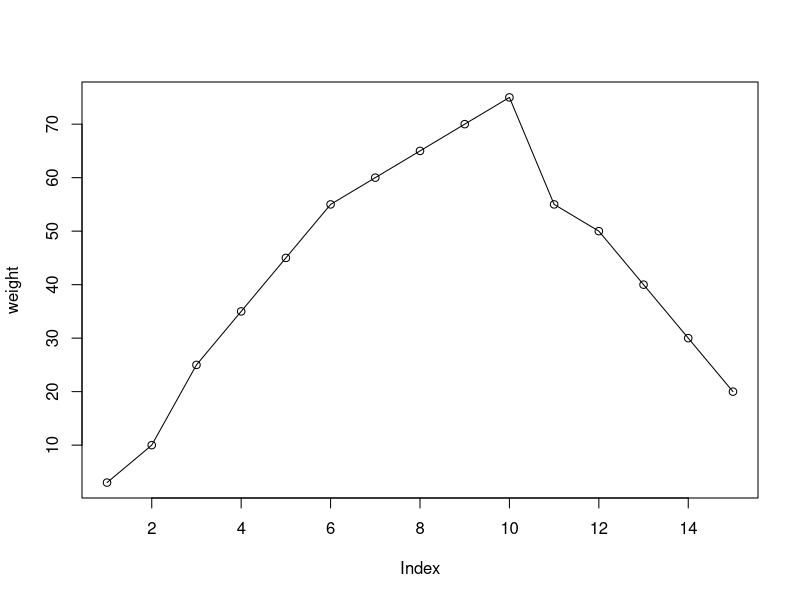
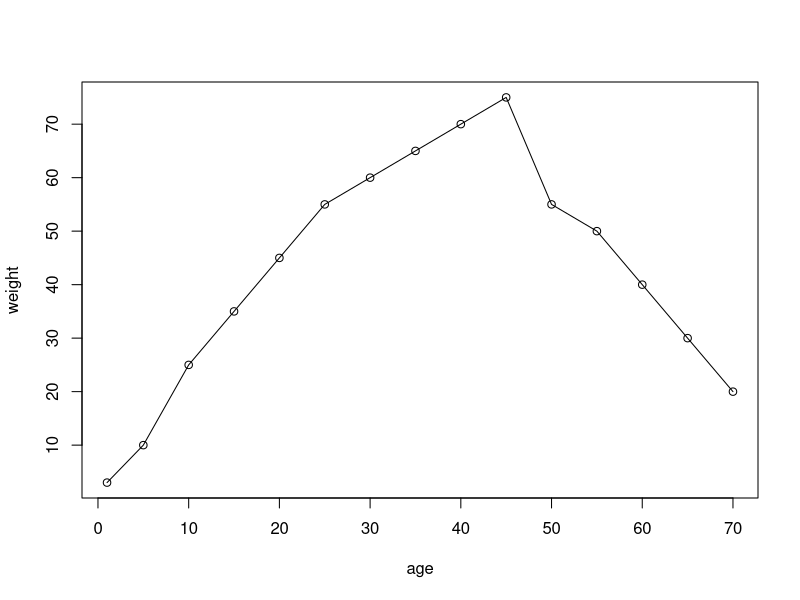
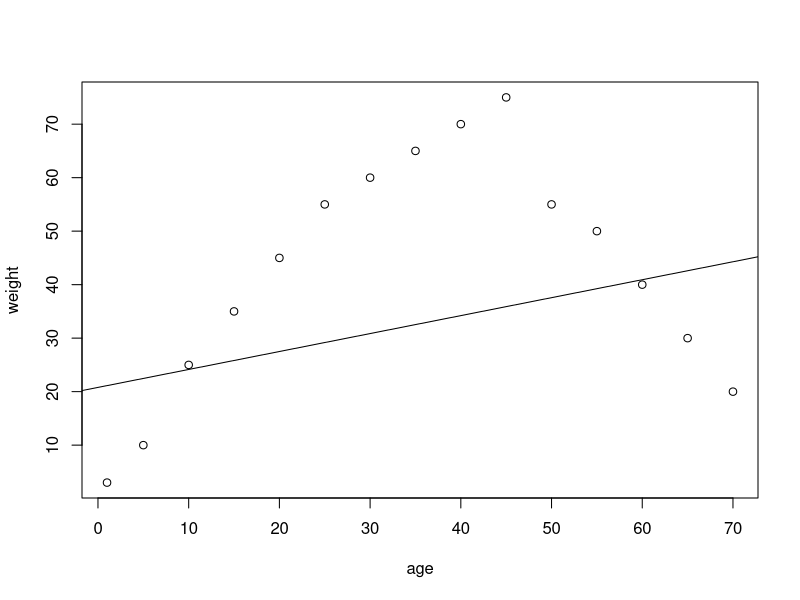
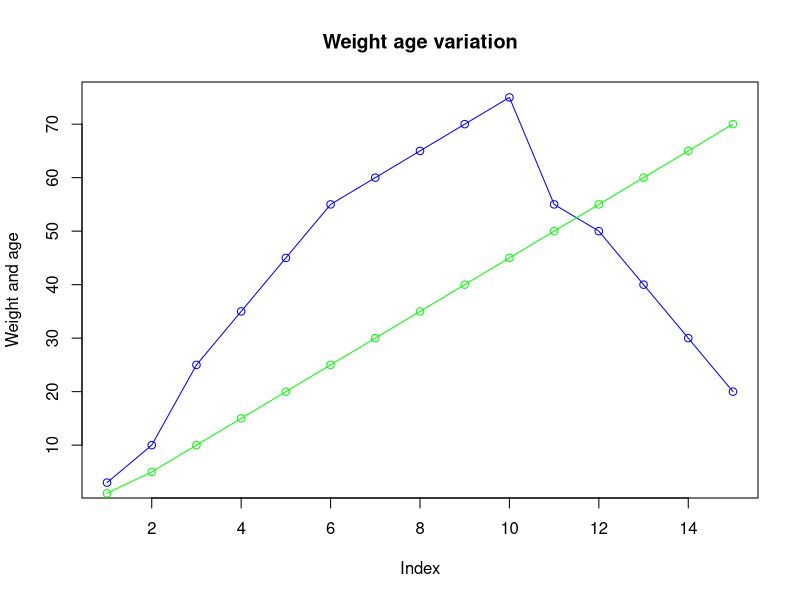
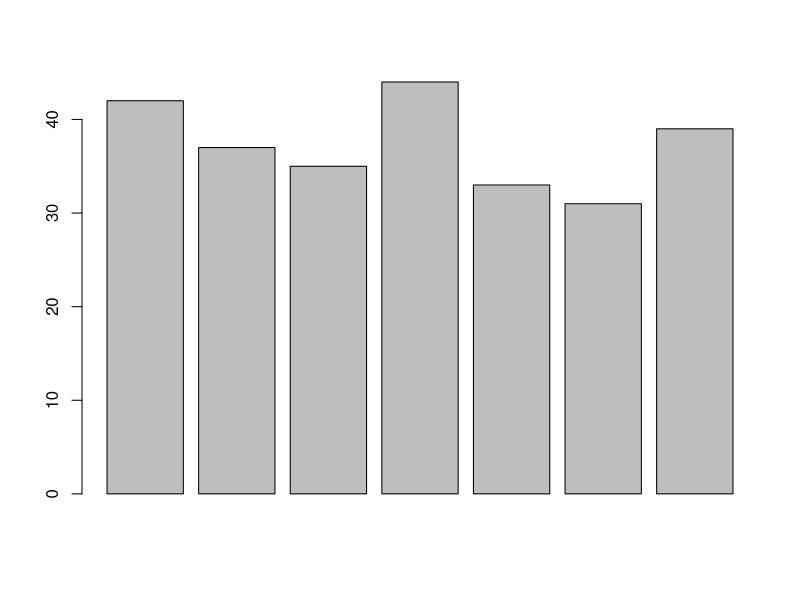
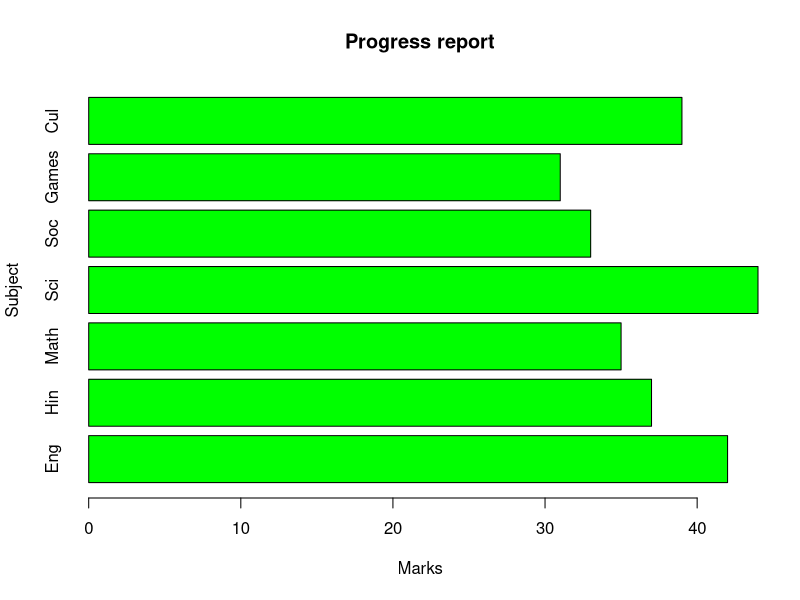
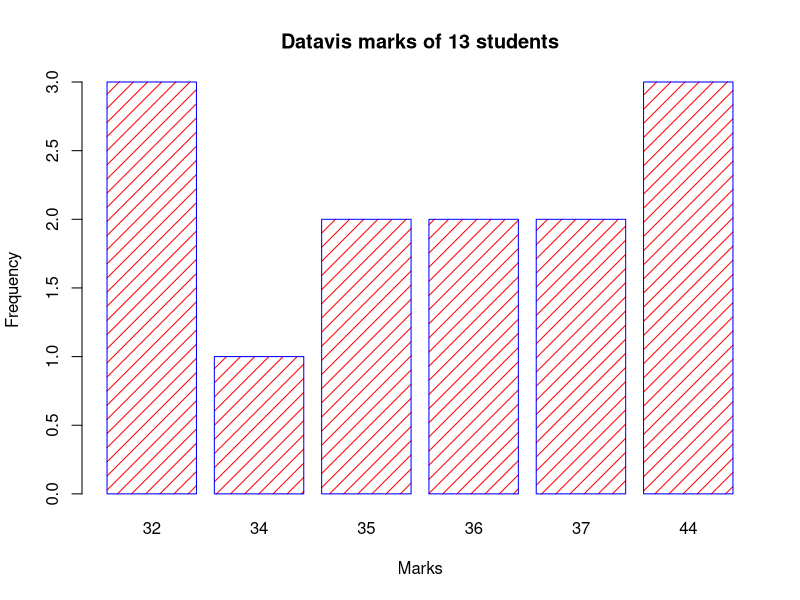
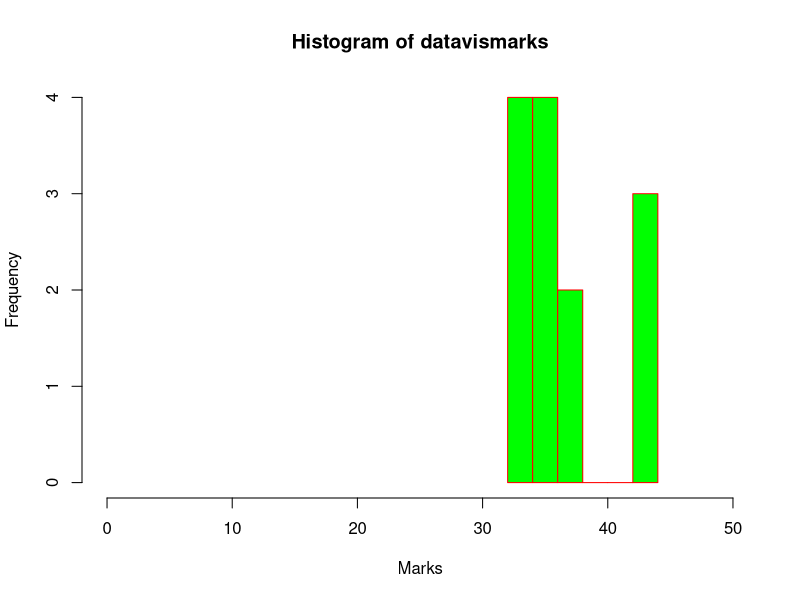

Reproduce these figures in R, in order.
#To Learn
#1) Creation of data
#2)Plotting and its breakdown in terms of parameters and sequence of commands. 
#3) How to create a file on disk to plot and how to write and save the plot to  that file
#4) Explore the zoom and export tabs on the plot window in the left bottom of the environment

###################################################################
#open an image file, be it pdf, png, jpeg, ps, bmp or a windows meta file
#give an appropriate path
pdf("D:\\MyR\\demo\\myRplot.pdf")

#png("myRplot.png")
#jpeg("myRplot.jpg")
#postscript("myRplot.ps")
#bmp("myRplot.bmp")
#win.metafile("myRplot.wmf")

#this is a simple plot ... curious case

age <- c(1, 5, 10, 15, 20, 25, 30, 35,40,45,50,55,60,65,70)
weight <- c(3,10,25,35,45,55,60,65,70,75,55,50,40,30,20)
length(weight)
length(age)

#different ways we can plot
plot(weight,type = "o")
plot(age,weight,type = "o")
plot(age,weight)
#linear regression model lm() ... abline() just draws line
abline(lm(age ~ weight))
#one more way of looking at it
plot(weight,type = "o",col = "blue", xlab = "Index", ylab = "Weight and age", 
     main = "Weight age variation")
lines(age, type = "o", col = "green")


########################################################
#barplotting
marks <- c(42, 37, 35, 44, 33, 31, 39)
barplot(marks)
# we can add some additional information
barplot(marks,
        main = "Progress report",
        xlab = "Marks",
        ylab = "Subject",
        names.arg = c("Eng", "Hin", "Math", "Sci", "Soc", "Games", "Cul"),
        col = "green",
        horiz = TRUE)


datavismarks <- c(44,44,44,34,35,36,37,32,32,32,35,36,37)
table(datavismarks)
barplot(table(datavismarks),
        main="Datavis marks of 13 students",
        xlab="Marks",
        ylab="Frequency",
        border="blue",
        col="red",
        density=10
)

#####################################################
#histogram
# You can open a file for writing before the plot
#png(file = "firsthistogram.png")

# Create the histogram.
hist(datavismarks,xlab = "Marks",col = "green",border = "red", xlim = c(0,50), ylim = c(0,4))

# After plotting, use this command to finish writing and save file.
dev.off() 
#after this command is executed, go and open the file on disk.
################################################